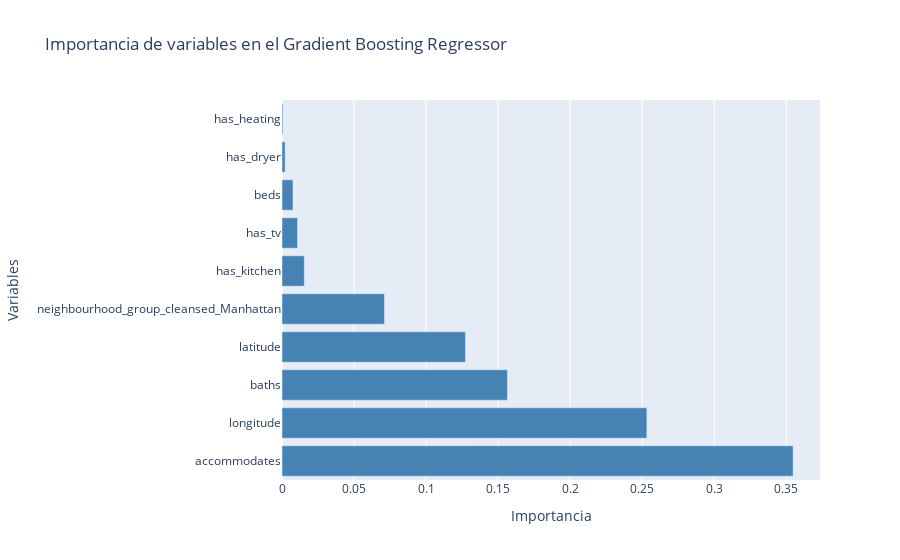

Notebook cell for this chart:
### Code cell
# visualizacion de la importancia mediante un grafico de barras
data = [
    go.Bar(
        y = importancia_predictores["predictor"],
        x = importancia_predictores["importancia"],
        marker_color = "steelblue",
        orientation='h',
        name = "Importancia de variables"
    )      
]

layout = go.Layout(title = "Importancia de variables en el Gradient Boosting Regressor", xaxis_title = "Importancia", yaxis_title = "Variables")

fig = go.Figure(data = data, layout = layout)

fig.show()

### Figure 1 — Plotly figure (JSON) as saved in the notebook; plotly's stock layout.template omitted (floating-point values rounded to 4 significant figures)
{"data": [{"marker": {"color": "steelblue"}, "name": "Importancia de variables", "orientation": "h", "type": "bar", "x": [0.3547, 0.2532, 0.1564, 0.1273, 0.07112, 0.01547, 0.01078, 0.007646, 0.002172, 0.0006603], "y": ["accommodates", "longitude", "baths", "latitude", "neighbourhood_group_cleansed_Manhattan", "has_kitchen", "has_tv", "beds", "has_dryer", "has_heating"]}], "layout": {"title": {"text": "Importancia de variables en el Gradient Boosting Regressor"}, "xaxis": {"title": {"text": "Importancia"}}, "yaxis": {"title": {"text": "Variables"}}}}
